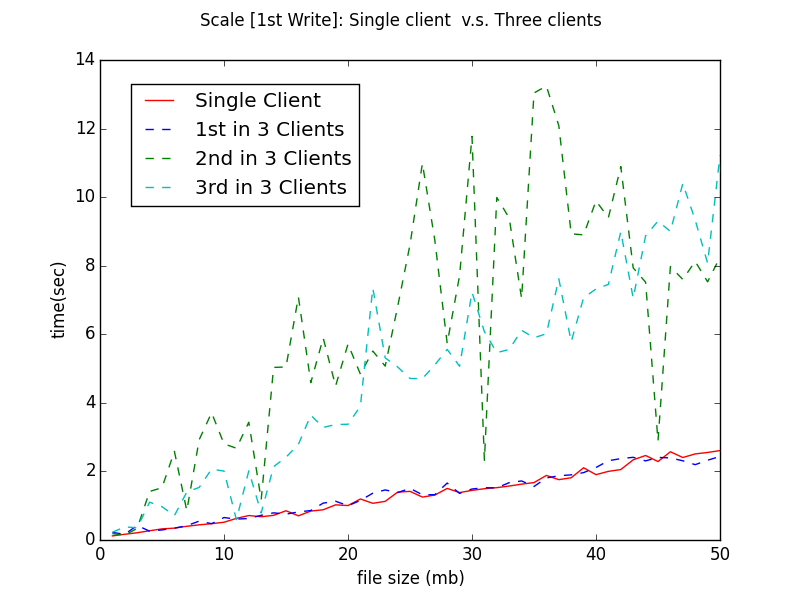

This chart was generated by the following Python code:
#!/usr/bin/python
import sys
import math
import numpy as np
import matplotlib.pyplot as plt
from os import listdir
from os.path import isfile, join

#===============================
def ReadData(filename):
  with open(filename) as f:
    data = f.read()
  data = data.split('\n')
  return data 

def ReadList3(data):
  n = []
  r1 = []
  for line in data:
    if line.strip(' '):
      elements = line.split(',')
      n.append(int(elements[0]))
      r1.append(float(elements[1]))
  return n, r1

def ReadList1(data):
  n = []
  w = []
  r1 = []
  r2 = []
  for line in data:
    if line.strip(' '):
      elements = line.split(',')
      n.append(int(elements[0]))
      w.append(float(elements[1]))
      r1.append(float(elements[2]))
      r2.append(float(elements[3]))
  return n, w, r1, r2


#==================================
def DrawFig(filename):
  #average of log time
  data0 = ReadData("single_rw.csv")
  data1 = ReadData("three_wronly_n3.csv")
  data2 = ReadData("three_wronly_n2.csv")
  data3 = ReadData("three_wronly_n4.csv")
   
  n0, w0, r01, r02 = ReadList1(data0)
  n1, w1 = ReadList3(data1)
  n2, w2 = ReadList3(data2)
  n3, w3 = ReadList3(data3)

  fig = plt.figure()
  ax = fig.add_subplot(111)
  fig.suptitle("Scale [1st Write]: Single client  v.s. Three clients")
  plt.xlabel('file size (mb)')
  plt.ylabel('time(sec)')
#  ax.set_yscale('log')
#plt.xlim([2.6, 8.3])
  ax.plot(n0, w0, 'r-', label="Single Client")
  ax.plot(n1, w1, 'b--', label="1st in 3 Clients")
  ax.plot(n2, w2, 'g--', label="2nd in 3 Clients")
  ax.plot(n3, w3, 'c--', label="3rd in 3 Clients")
  ax.legend(bbox_to_anchor=(0.05, 0.95), loc=2, borderaxespad=0.)
  plt.savefig('scale_write.png')
  plt.show()
  return

#==================================
def main():
  DrawFig("single_rw.csv");
  return

# -------------------------------
# standard boilerplate
if __name__ == '__main__':
  main()
 
